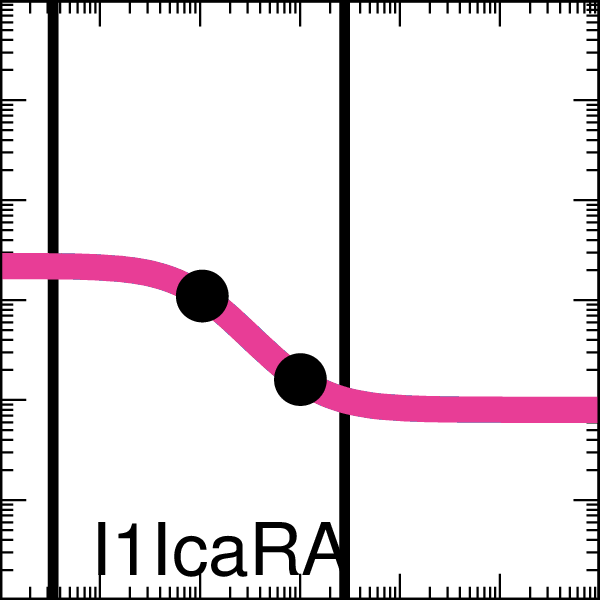

Source code (gnuplot):

set output "demo_FixedGatesDigital0x00_001_A000_xfer_model_I1_IcaRA.eps"
set terminal postscript eps enhanced color "Helvetica, 35" size 2,2
set logscale x
set logscale y
set lmargin screen 0.0
set rmargin screen 1.0
set tmargin screen 1.0
set bmargin screen 0.0
set size ratio 1.0
set border linewidth 2
set tics scale 2
set mxtics 10
set mytics 10
set key bottom left
set key samplen -1
set xrange [0.001:1000.0]
set yrange [0.001:1000.0]
set format y "10^{%L}"    
set format x "10^{%L}"    
set format x ""    
set xlabel '10101010'
set arrow from 0.0034,0.001 to 0.0034,1000.0 nohead lw 10 lt 2 lc rgb '#000000'
set arrow from 2.8,0.001 to 2.8,1000.0 nohead lw 10 lt 2 lc rgb '#000000'
ymin = 0.08
ymax = 2.2
K = 0.1
n = 1.4
set dummy x

plot ymin+(ymax-ymin)/(1.0+(x/K)**n) lw 25 lc rgb '#E83C96' title 'I1IcaRA',\
 "<echo '1 2'" using (0.105541491):(1.099999997660489)  with points pt 7 ps 4 lc rgb 'black' notitle,\
 "<echo '1 2'" using (1.010814719):(0.16000000004233117)  with points pt 7 ps 4 lc rgb 'black' notitle
